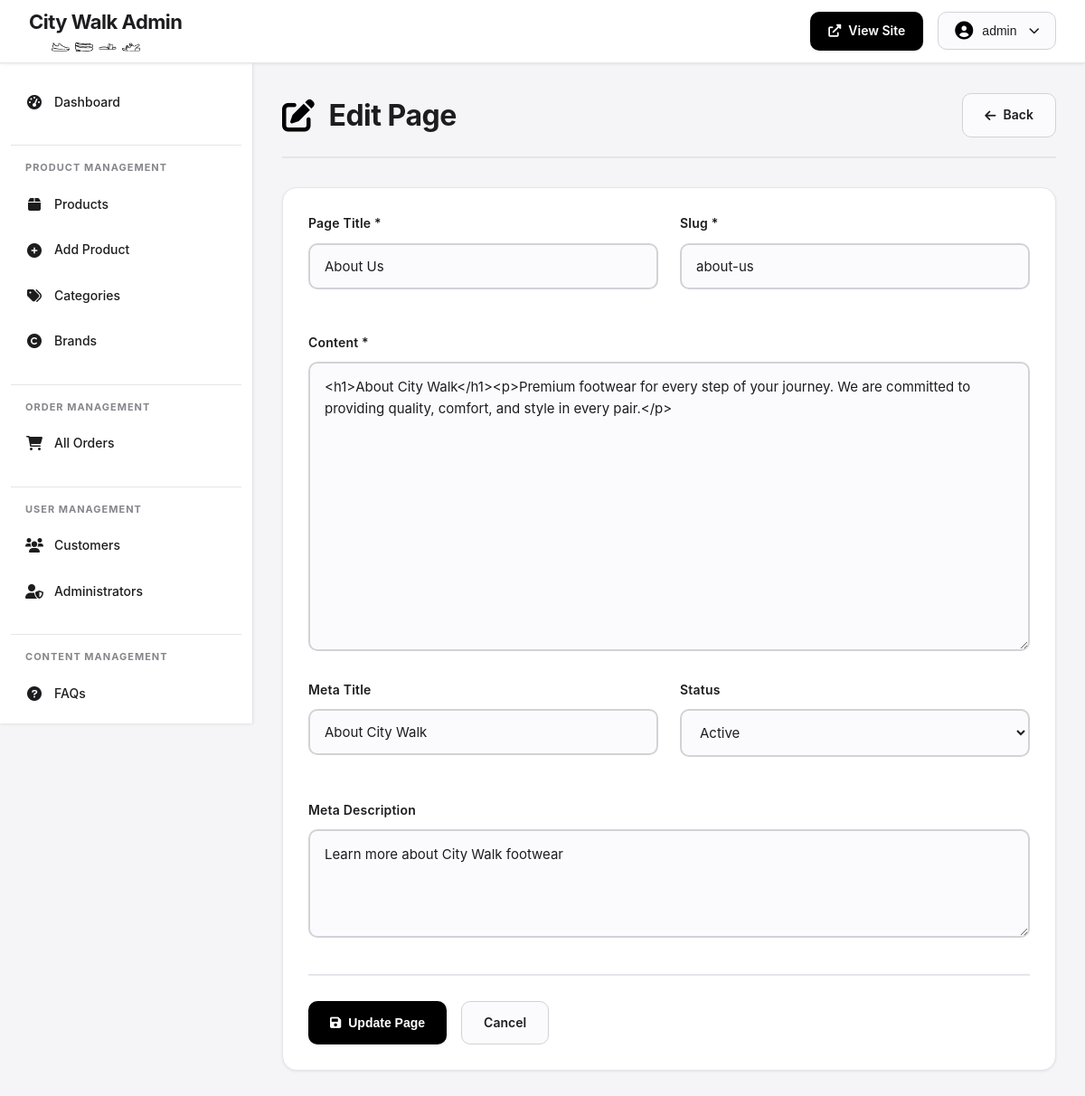
/city-walk--FINAL/admin/edit-cms-page.php?id=1 (signed in), run on the app's committed database.
### tables this page shows
CREATE TABLE `cms_pages` (
  `page_id` int(11) NOT NULL,
  `slug` varchar(100) NOT NULL,
  `page_title` varchar(200) NOT NULL,
  `content` longtext NOT NULL,
  `meta_title` varchar(200) DEFAULT NULL,
  `meta_description` text DEFAULT NULL,
  `status` enum('active','inactive') DEFAULT 'active',
  `created_at` timestamp NOT NULL DEFAULT current_timestamp(),
  `updated_at` timestamp NOT NULL DEFAULT current_timestamp() ON UPDATE current_timestamp()
);

### city-walk--FINAL/admin/edit-cms-page.php (the view, shortened to what this page needs)
<?php
$db = getDB();
$pageId = $_GET['id'] ?? 0;
$stmt = $db->prepare("SELECT * FROM cms_pages WHERE page_id = ?");
$stmt->execute([$pageId]);
$page = $stmt->fetch();
?>
<!DOCTYPE html>
<html lang="en">
<head>
    <link rel="stylesheet" href="../css/admin-styles.css">
    <link rel="stylesheet" href="https://cdnjs.cloudflare.com/ajax/libs/font-awesome/6.0.0/css/all.min.css">
</head>
<body>
    <?php include 'includes/header.php'; ?>
    <?php include 'includes/sidebar.php'; ?>
    <main class="admin-main">
        <div class="admin-container">
            <div class="page-header">
                <h1><i class="fas fa-edit"></i> Edit Page</h1>
                <a href="cms-pages.php" class="btn-secondary"><i class="fas fa-arrow-left"></i> Back</a>
            </div>
            <div class="admin-card">
                <form method="POST" class="admin-form">
                    <div class="form-row">
                        <div class="form-group">
                            <label>Page Title *</label>
                            <input type="text" name="page_title" value="<?php echo htmlspecialchars($page['page_title']); ?>" required>
                        </div>
                        <div class="form-group">
                            <label>Slug *</label>
                            <input type="text" name="slug" value="<?php echo htmlspecialchars($page['slug']); ?>" required>
                        </div>
                    </div>
                    <div class="form-group">
                        <label>Content *</label>
                        <textarea name="content" rows="12" required><?php echo htmlspecialchars($page['content']); ?></textarea>
                    </div>
                    <div class="form-row">
                        <div class="form-group">
                            <label>Meta Title</label>
                            <input type="text" name="meta_title" value="<?php echo htmlspecialchars($page['meta_title'] ?? ''); ?>">
                        </div>
                        <div class="form-group">
                            <label>Status</label>
                            <select name="status">
                                <option value="active" <?php echo $page['status'] == 'active' ? 'selected' : ''; ?>>Active</option>
                            </select>
                        </div>
                    </div>
                    <div class="form-group">
                        <label>Meta Description</label>
                        <textarea name="meta_description" rows="3"><?php echo htmlspecialchars($page['meta_description'] ?? ''); ?></textarea>
                    </div>
                    <div class="form-actions">
                        <button type="submit" class="btn-primary-small"><i class="fas fa-save"></i> Update Page</button>
                        <a href="cms-pages.php" class="btn-secondary">Cancel</a>
                    </div>
                </form>
            </div>
        </div>
    </main>
</body>
</html>

### city-walk--FINAL/css/admin-styles.css (style rules this page uses)
* { margin: 0; padding: 0; box-sizing: border-box; }
:root { --primary-color: #1d1d1f; --primary-light: #2d2d2f; --accent-color: #000000; --accent-hover: #a50000; --bg-primary: #ffffff; --bg-secondary: #f5f5f7; --bg-tertiary: #fbfbfd; --text-primary: #1d1d1f; --text-secondary: #86868b; --text-tertiary: #6e6e73; --border-light: #d2d2d7; --border-lighter: #e5e5ea; --border-dark: #86868b; --success: #34C759; --warning: #FF9500; --error: #FF3B30; --info: #007AFF; --shadow-sm: 0 1px 3px rgba(0, 0, 0, 0.08); --shadow-md: 0 4px 6px rgba(0, 0, 0, 0.1); --shadow-lg: 0 10px 15px rgba(0, 0, 0, 0.1); --shadow-xl: 0 20px 25px rgba(0, 0, 0, 0.15); --transition-fast: 0.15s ease; --transition-normal: 0.3s ease; --transition-slow: 0.5s ease; }
body { font-family: -apple-system, BlinkMacSystemFont, 'Poppins', 'Segoe UI', Roboto, Oxygen, Ubuntu, Cantarell, sans-serif; background: var(--bg-secondary); color: var(--text-primary); line-height: 1.6; overflow-x: hidden; }
.admin-main { margin-left: 280px; margin-top: 70px; min-height: calc(100vh - 70px); padding: 32px; }
.admin-container { max-width: 1400px; margin: 0 auto; }
.page-header { display: flex; justify-content: space-between; align-items: center; margin-bottom: 32px; padding-bottom: 20px; border-bottom: 2px solid var(--border-lighter); }
.page-header h1 { font-size: 32px; font-weight: 700; color: var(--text-primary); display: flex; align-items: center; gap: 16px; letter-spacing: -0.5px; }
.page-header h1 i { color: var(--accent-color); font-size: 36px; }
.admin-card { background: var(--bg-primary); border-radius: 16px; box-shadow: var(--shadow-sm); padding: 28px; margin-bottom: 28px; border: 1px solid var(--border-lighter); transition: var(--transition-normal); }
.btn-primary-small { display: inline-flex; align-items: center; gap: 8px; padding: 12px 24px; background: var(--accent-color); color: #fff; text-decoration: none; border: none; border-radius: 10px; font-size: 14px; font-weight: 600; cursor: pointer; transition: var(--transition-normal); box-shadow: var(--shadow-sm); }
.btn-secondary { display: inline-flex; align-items: center; gap: 8px; padding: 12px 24px; background: var(--bg-tertiary); color: var(--text-primary); text-decoration: none; border: 1px solid var(--border-light); border-radius: 10px; font-size: 14px; font-weight: 600; cursor: pointer; transition: var(--transition-normal); }
.admin-form { max-width: 900px; }
.form-row { display: grid; grid-template-columns: repeat(auto-fit, minmax(280px, 1fr)); gap: 24px; margin-bottom: 24px; }
.form-group { margin-bottom: 24px; }
.form-group label { display: block; margin-bottom: 10px; font-size: 14px; font-weight: 600; color: var(--text-primary); letter-spacing: 0.2px; }
.form-group input[type="text"], .form-group input[type="number"], .form-group input[type="email"], .form-group select, .form-group textarea { width: 100%; padding: 14px 16px; border: 2px solid var(--border-light); border-radius: 10px; font-size: 15px; font-family: inherit; color: var(--text-primary); background: var(--bg-tertiary); transition: var(--transition-normal); }
.form-group textarea { resize: vertical; min-height: 120px; line-height: 1.6; }
.form-actions { display: flex; gap: 16px; margin-top: 32px; padding-top: 28px; border-top: 2px solid var(--border-lighter); }
.admin-card, .stat-card, .alert { animation: fadeIn 0.5s ease; }
html { scroll-behavior: smooth; }

### data on the page
cms_pages: page_title "About Us", slug "about-us", content "<h1>About City Walk</h1><p>Premium footwear for every step of your journey. We are committed to providing quality, comfort, and style in every pair.</p>", meta_title "About City Walk", status "Active", meta_description "Learn more about City Walk footwear"

### other printed values
$_SESSION['username'] "admin"
